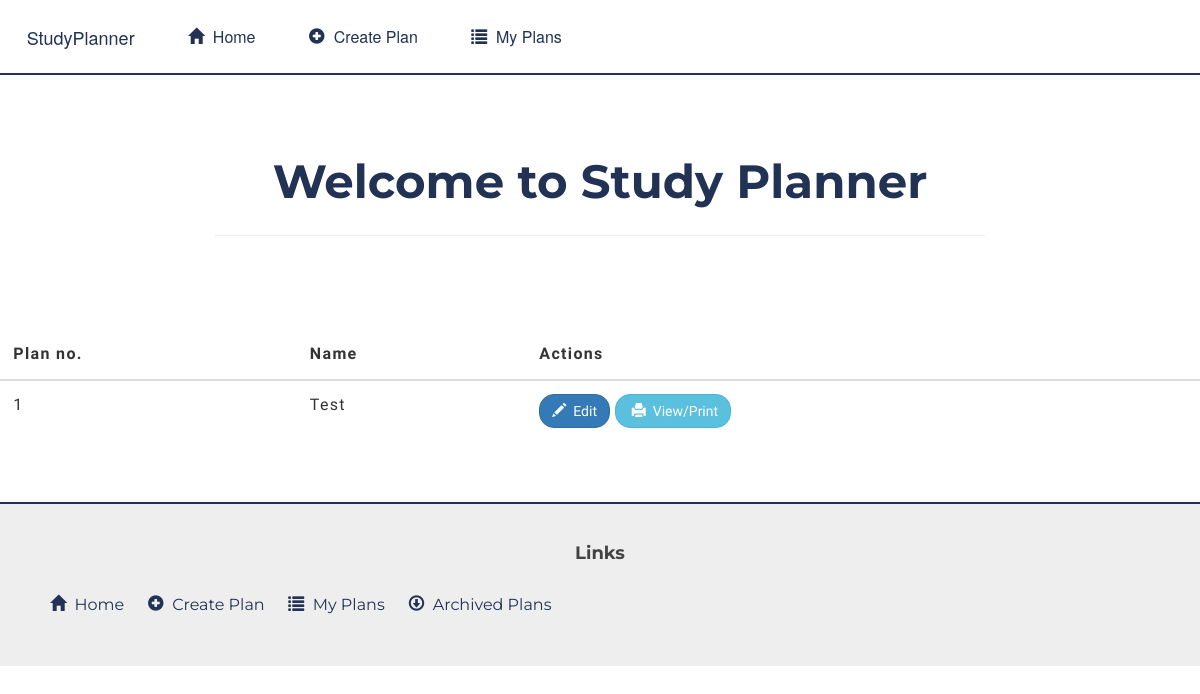
Before: / with the older database file.
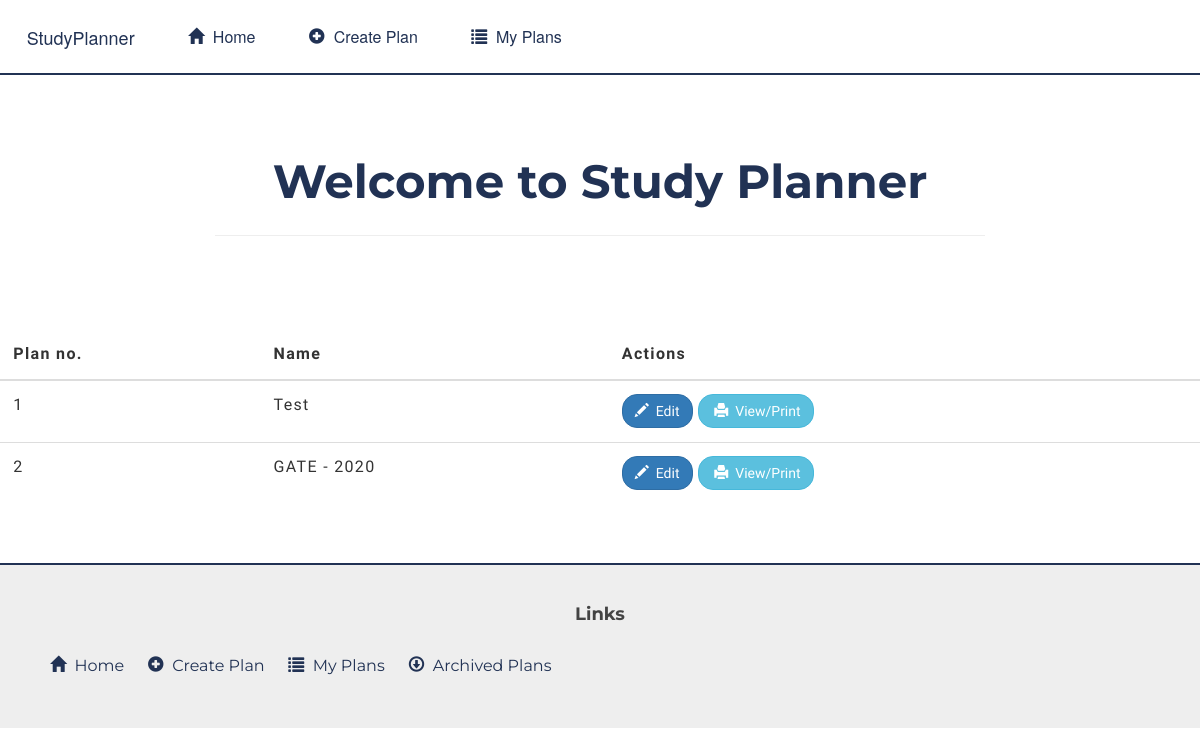
After: the same page with the newer database file.
### studyplanner/models.py (models this page shows, shortened)
class Plan(models.Model):
	name = models.CharField(max_length=100,null=False,blank=False)
	is_completed = models.BooleanField(default=False)
	description = models.TextField(default='')
	deadline = models.DateField(default=datetime.date.today)
	completed_subjects = models.IntegerField(default=0)
	completed_paths = models.IntegerField(default=0)
	completed_on = models.DateField(default=datetime.date.today)
	archived = models.BooleanField(default=False)
	class Meta:
		ordering = ['is_completed']

### studyplanner/views.py (the view)
# urls.py: 2. Add a URL to urlpatterns:  path('', views.home, name='home')
def home(request):
	plans = Plan.objects.filter(is_completed=False,archived=False)
	return render(request, 'studyplanner/index.html', {'plans':plans})

### studyplanner/templates/studyplanner/index.html (shortened to what this page needs)
{% extends 'studyplanner/base.html' %}
{% block content %}
<div class="container-fluid">
	<div class="pageBody">
		<div class="row">
			<div class="col-sm-offset-2 col-md-offset-2 col-sm-8 col-md-8">
				<div class="text-center" style="padding-top:35pt; padding-bottom: 35pt;">
					<b class="extraBig">Welcome to Study Planner</b>
					<hr>
				</div>
			</div>
		</div>
		<div class="panels">
			{% if plans.count > 0 %}
				<div class="row">
					<div class="table-responsive dataTable">
						<table class="table table-hover">
							<thead>
								<tr>
									<th>Plan no.</th>
									<th>Name</th>
									<th>Actions</th>
								</tr>
							</thead>
							<tbody>
								{% for plan in plans %}
									<tr>
										<td>{{ forloop.counter }}</td>
										<td>{{ plan.name }}</td>
										<td>
											<a href="{% url 'studyplanner:plan-detail' pk=plan.pk %}">
												<button class="btn btn-primary"><span class="glyphicon glyphicon-pencil"></span>&nbsp; Edit</button>
											</a>
											<a href="{% url 'studyplanner:print-plan' pk=plan.pk %}">
												<button class="btn btn-info"></span>&nbsp;<span class="glyphicon glyphicon-print"></span>&nbsp; View/Print</button>
											</a>
										</td>
									</tr>
								{% endfor %}
							</tbody>
						</table>
					</div>
				</div>
			{% else %}
				<div class="text-center">
					<h3>No study plans yet. <a href="{% url 'studyplanner:create-plan' %}">Create</a> a study plan now</h3>
				</div>
			{% endif %}
		</div>
	</div>
</div>
{% endblock %}

### studyplanner/templates/studyplanner/base.html (shortened to what this page needs)
<!DOCTYPE html>
<html>
    <head>
        {% load staticfiles %}
        <link rel="stylesheet" href="https://maxcdn.bootstrapcdn.com/bootstrap/3.3.7/css/bootstrap.min.css">
        <link rel="stylesheet" href="https://cdnjs.cloudflare.com/ajax/libs/font-awesome/4.7.0/css/font-awesome.min.css">
        <link rel="stylesheet" type="text/css" href="{% static 'studyplanner/css/base.css' %}">
        <link rel="stylesheet" type="text/css" href="{% static 'studyplanner/css/forms.css' %}">
        <link rel="stylesheet" type="text/css" href="{% static 'studyplanner/css/table.css' %}">
        <link rel="stylesheet" type="text/css" href="{% static 'studyplanner/css/modal.css' %}">
        <link rel="stylesheet" type="text/css" href="{% static 'studyplanner/css/plan.css' %}">
    </head>
    <body>
        <nav class="navbar navbar-default">
            <div class="container-fluid">
                <div class="navbar-header">
                    <a class="navbar-brand" href="{% url 'home' %}">StudyPlanner</a>
                </div>
                <div class="collapse navbar-collapse" id="navBar">
                    <ul class="nav navbar-nav">
                        <li>
                            <a href="{% url 'home' %}"><span class="glyphicon glyphicon-home"></span>&nbsp; Home</a>
                        </li>
                        <li>
                            <a href="{% url 'studyplanner:create-plan' %}"><span class="glyphicon glyphicon-plus-sign"></span>&nbsp; Create Plan</a>
                        </li>
                        <li>
                            <a href="{% url 'studyplanner:my-plans' %}"><span class="glyphicon glyphicon-list"></span>&nbsp; My Plans</a>
                        </li>
                    </ul>
                </div>
            </div>
        </nav>
        {% block content %}
        {% endblock %}
        <footer class="container-fluid">
            <div class="container-fluid">
                <div class="row">
                    <div class="col-sm-12 col-md-12 col-xs-12 footerMenu">
                        <h4 class="text-center"><b>Links</b></h4>
                        <ul>
                            <li>
                                <a href="{% url 'home' %}"><span class="glyphicon glyphicon-home"></span>&nbsp; Home</a>
                            </li>
                            <li>
                                <a href="{% url 'studyplanner:create-plan' %}"><span class="glyphicon glyphicon-plus-sign"></span>&nbsp; Create Plan</a>
                            </li>
                            <li>
                                <a href="{% url 'studyplanner:my-plans' %}"><span class="glyphicon glyphicon-list"></span>&nbsp; My Plans</a>
                            </li>
                            <li>
                                <a href="{% url 'studyplanner:archived-plans' %}"><span class="glyphicon glyphicon-download"></span>&nbsp; Archived Plans</a>
                            </li>
                        </ul>
                    </div>
                </div>
            </div>
        </footer>
    </body>
</html>

### studyplanner/static/studyplanner/css/base.css (style rules this page uses)
.navbar { border-radius: 0; border:0; border-bottom: 2px solid #213254; background-color: #fff !important; }
.navbar-brand { padding: 20pt; }
.navbar-nav li a { padding: 20pt; }
nav a { font-size: 12pt; color: #213254 !important; border-radius: 8px; }
.pageBody { margin-top: 5pt; }
.extraBig { font-family: 'Montserrat', sans-serif; font-size: 35pt; color: #213254; }
.btn { border-radius: 15px; }
footer { font-family: 'Montserrat', sans-serif; position: relative; color: #434343; background-color: #eeeeee; border-top: 2px solid #213254; margin-top: 30pt; }
footer ul { list-style-type: none; margin: 0; padding: 10px; overflow: hidden; float: none; }
footer li { display: inline-block; text-decoration: none; padding: 10px; float: none; border-radius: 6px; }
footer .footerMenu { font-family: 'Montserrat', sans-serif; padding-bottom: 30px; padding-top: 30px; }
footer .footerMenu a { color: #213254; font-size: 12pt; }

### studyplanner/static/studyplanner/css/table.css (style rules this page uses)
.dataTable { margin-top: 20pt; }
table { font-size: 12pt; font-family: 'PT Sans', sans-serif; letter-spacing: 1pt; }
table td,th,tr { padding: 10pt !important; }

Changed rows visible on the page:
added Plan: name "GATE - 2020"
